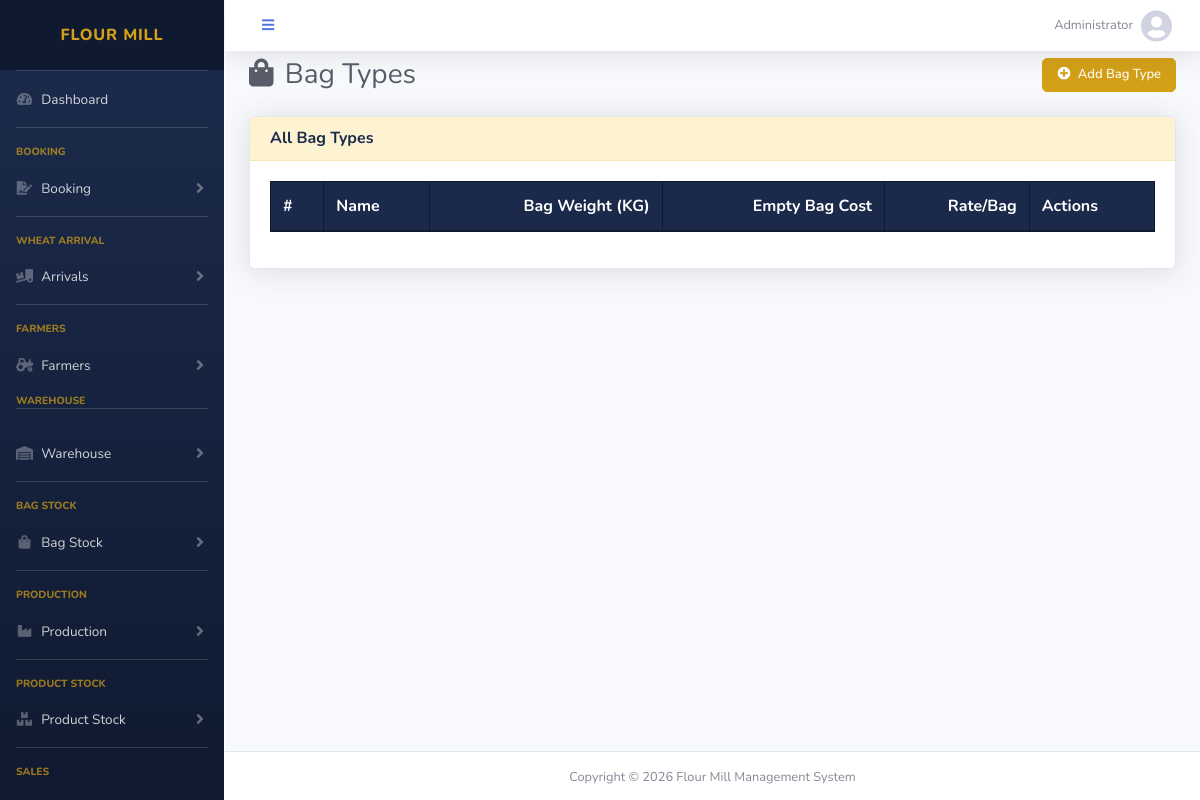
/modules/masters/bags.php (signed in), run on an earlier commit of the app's database.
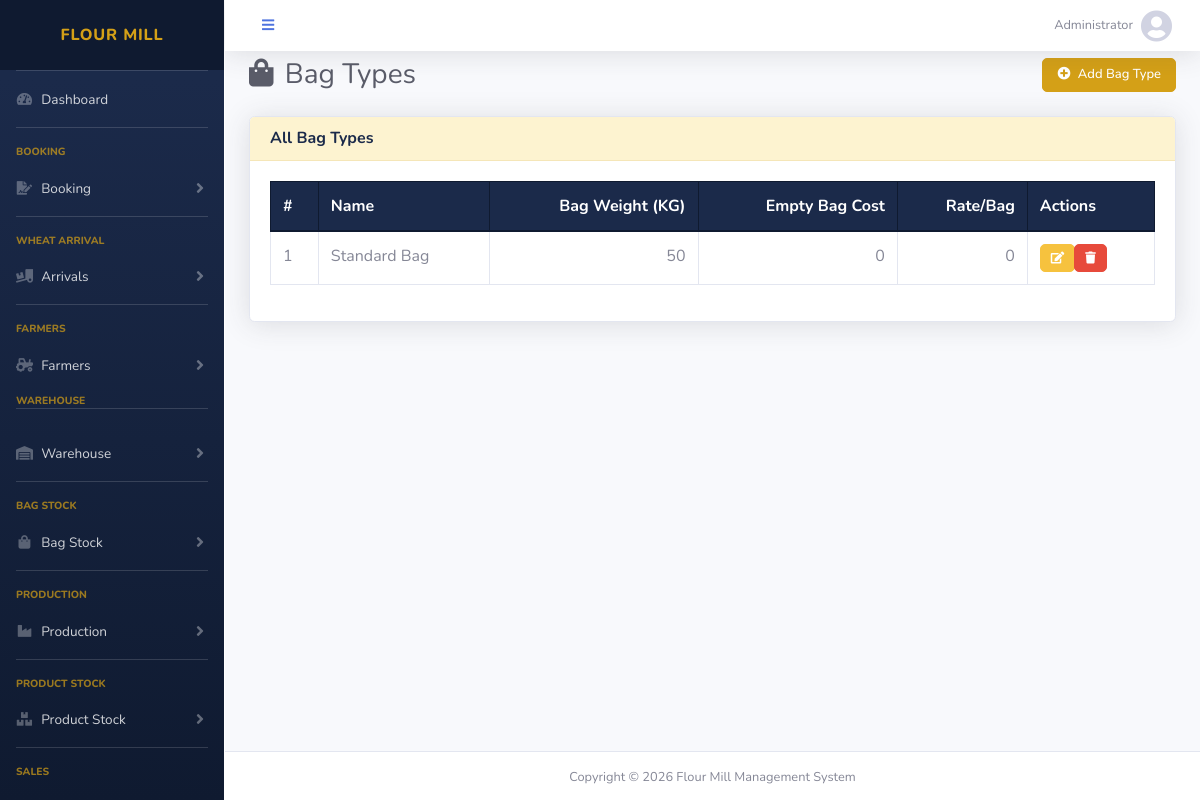
And on a later commit of the database.
### tables this page shows
CREATE TABLE IF NOT EXISTS bag_types (
    id              INT AUTO_INCREMENT PRIMARY KEY,
    name            VARCHAR(100) NOT NULL,
    bag_weight_kg   DECIMAL(10,2) DEFAULT 0,
    empty_bag_cost  DECIMAL(10,2) DEFAULT 0,
    rate_per_bag    DECIMAL(10,2) DEFAULT 0,
    status          ENUM('active','inactive') DEFAULT 'active',
    created_at      TIMESTAMP DEFAULT CURRENT_TIMESTAMP
);

### includes/config.php (called while the page is built)
<?php
$doc_root     = str_replace('\\', '/', $_SERVER['DOCUMENT_ROOT']);
$project_root = str_replace('\\', '/', dirname(__DIR__));
$base_url     = rtrim(str_replace($doc_root, '', $project_root), '/') . '/';
$asset_path   = $base_url . 'assets/sb-admin2/';

### includes/functions.php (called while the page is built, shortened)
<?php
function money($amount) {
    return number_format($amount, 0);
}
function qty($qty) {
    return number_format($qty, 0);
}

### modules/masters/bags.php (the view, shortened to what this page needs)
<?php
require_once '../../includes/config.php';
$active_page = 'bags';
require_once '../../includes/db.php';
require_once '../../includes/functions.php';
include '../../includes/header.php';
$result = $conn->query("SELECT * FROM bag_types ORDER BY name");
?>
<div class="d-sm-flex align-items-center justify-content-between mb-4">
    <h1 class="h3 mb-0 text-gray-800"><i class="fas fa-shopping-bag mr-1"></i> Bag Types</h1>
    <button class="btn btn-primary btn-sm" data-toggle="modal" data-target="#addModal"><i class="fas fa-plus-circle mr-1"></i> Add Bag Type</button>
</div>
<div class="card shadow mb-4">
    <div class="card-header"><h6 class="font-weight-bold m-0">All Bag Types</h6></div>
    <div class="card-body">
        <div class="table-responsive">
            <table class="table table-bordered datatable" width="100%">
                <thead class="thead-dark">
                    <tr>
                        <th>#</th>
                        <th>Name</th>
                        <th class="text-right">Bag Weight (KG)</th>
                        <th class="text-right">Empty Bag Cost</th>
                        <th class="text-right">Rate/Bag</th>
                        <th>Actions</th>
                    </tr>
                </thead>
                <tbody>
                    <?php $i=1; while ($row = $result->fetch_assoc()): ?>
                    <tr>
                        <td><?= $i++ ?></td>
                        <td><?= htmlspecialchars($row['name']) ?></td>
                        <td class="text-right"><?= qty($row['bag_weight_kg']) ?></td>
                        <td class="text-right"><?= money($row['empty_bag_cost']) ?></td>
                        <td class="text-right"><?= money($row['rate_per_bag']) ?></td>
                        <td class="text-nowrap">
                            <div class="btn-group btn-group-sm">
                                <a href="bags.php?edit=<?= $row['id'] ?>" class="btn btn-warning btn-action" title="Edit"><i class="fas fa-edit"></i></a>
                                <a href="bag_delete.php?id=<?= $row['id'] ?>" class="btn btn-danger btn-action" title="Delete" onclick="return confirm('Delete this bag type?')"><i class="fas fa-trash"></i></a>
                            </div>
                        </td>
                    </tr>
                    <?php endwhile; ?>
                </tbody>
            </table>
        </div>
    </div>
</div>
<?php include '../../includes/footer.php'; ?>

### includes/header.php (shortened to what this page needs)
<?php
require_once __DIR__ . '/config.php';
require_once __DIR__ . '/functions.php';
$bookings_active     = in_array($active_page ?? '', ['booking_add','booking_list']);
$production_active   = in_array($active_page ?? '', ['production_add','production_list','production_report','issuance']);
$sales_active        = in_array($active_page ?? '', ['sale_add','sale_list']);
$masters_active      = in_array($active_page ?? '', ['warehouses','warehouse_view','warehouse_stock']);
$arrivals_active     = in_array($active_page ?? '', ['arrival_add','arrival_list','arrival_stock']);
$farmers_active      = in_array($active_page ?? '', ['farmer_list','farmer_ledger','farmer_payment']);
$stock_active        = in_array($active_page ?? '', ['product_stock','stock_ledger','stock_adjustment']);
$bags_active         = in_array($active_page ?? '', ['bag_in','bag_out','bag_adjust','bag_ledger']);
?>
<!DOCTYPE html>
<html lang="en">
<head>
    <link href="<?= $asset_path ?>vendor/fontawesome-free/css/all.min.css" rel="stylesheet">
    <link href="<?= $asset_path ?>css/sb-admin-2.min.css" rel="stylesheet">
    <link href="<?= $asset_path ?>vendor/datatables/dataTables.bootstrap4.min.css" rel="stylesheet">
</head>
<body id="page-top">
    <div id="wrapper">
        <ul class="navbar-nav bg-gradient-primary sidebar sidebar-dark accordion" id="accordionSidebar">
            <a class="sidebar-brand d-flex align-items-center justify-content-center" href="<?= $base_url ?>dashboard.php">
                <div class="sidebar-brand-text mx-3">Flour Mill</div>
            </a>
            <hr class="sidebar-divider my-0">
            <li class="nav-item <?= ($active_page ?? '') === 'dashboard' ? 'active' : '' ?>">
                <a class="nav-link" href="<?= $base_url ?>dashboard.php">
                    <i class="fas fa-fw fa-tachometer-alt"></i>
                    <span>Dashboard</span>
                </a>
            </li>
            <hr class="sidebar-divider">
            <div class="sidebar-heading">Booking</div>
            <li class="nav-item <?= $bookings_active ? 'active' : '' ?>">
                <a class="nav-link <?= $bookings_active ? '' : 'collapsed' ?>" href="#" data-toggle="collapse" data-target="#collapseBookings" aria-expanded="<?= $bookings_active ? 'true' : 'false' ?>">
                    <i class="fas fa-fw fa-file-signature"></i>
                    <span>Booking</span>
                </a>
            </li>
            <hr class="sidebar-divider">
            <div class="sidebar-heading">Wheat Arrival</div>
            <li class="nav-item <?= $arrivals_active ? 'active' : '' ?>">
                <a class="nav-link <?= $arrivals_active ? '' : 'collapsed' ?>" href="#" data-toggle="collapse" data-target="#collapseArrivals" aria-expanded="<?= $arrivals_active ? 'true' : 'false' ?>">
                    <i class="fas fa-fw fa-truck-loading"></i>
                    <span>Arrivals</span>
                </a>
            </li>
            <hr class="sidebar-divider">
            <div class="sidebar-heading">Farmers</div>
            <li class="nav-item <?= $farmers_active ? 'active' : '' ?>">
                <a class="nav-link <?= $farmers_active ? '' : 'collapsed' ?>" href="#" data-toggle="collapse" data-target="#collapseFarmers" aria-expanded="<?= $farmers_active ? 'true' : 'false' ?>">
                    <i class="fas fa-fw fa-tractor"></i>
                    <span>Farmers</span>
                </a>
            </li>
            <div class="sidebar-heading">Warehouse</div>
            <hr class="sidebar-divider">
            <li class="nav-item <?= $masters_active ? 'active' : '' ?>">
                <a class="nav-link <?= $masters_active ? '' : 'collapsed' ?>" href="#" data-toggle="collapse" data-target="#collapseWarehouse" aria-expanded="<?= $masters_active ? 'true' : 'false' ?>">
                    <i class="fas fa-fw fa-warehouse"></i>
                    <span>Warehouse</span>
                </a>
            </li>
            <hr class="sidebar-divider">
            <div class="sidebar-heading">Bag Stock</div>
            <li class="nav-item <?= $bags_active ? 'active' : '' ?>">
                <a class="nav-link <?= $bags_active ? '' : 'collapsed' ?>" href="#" data-toggle="collapse" data-target="#collapseBags" aria-expanded="<?= $bags_active ? 'true' : 'false' ?>">
                    <i class="fas fa-fw fa-shopping-bag"></i>
                    <span>Bag Stock</span>
                </a>
            </li>
            <hr class="sidebar-divider">
            <div class="sidebar-heading">Production</div>
            <li class="nav-item <?= $production_active ? 'active' : '' ?>">
                <a class="nav-link <?= $production_active ? '' : 'collapsed' ?>" href="#" data-toggle="collapse" data-target="#collapseProduction" aria-expanded="<?= $production_active ? 'true' : 'false' ?>">
                    <i class="fas fa-fw fa-industry"></i>
                    <span>Production</span>
                </a>
            </li>
            <hr class="sidebar-divider">
            <div class="sidebar-heading">Product Stock</div>
            <li class="nav-item <?= $stock_active ? 'active' : '' ?>">
                <a class="nav-link <?= $stock_active ? '' : 'collapsed' ?>" href="#" data-toggle="collapse" data-target="#collapseProducts" aria-expanded="<?= $stock_active ? 'true' : 'false' ?>">
                    <i class="fas fa-fw fa-boxes"></i>
                    <span>Product Stock</span>
                </a>
            </li>
            <hr class="sidebar-divider">
            <div class="sidebar-heading">Sales</div>
            <li class="nav-item <?= $sales_active ? 'active' : '' ?>">
                <a class="nav-link <?= $sales_active ? '' : 'collapsed' ?>" href="#" data-toggle="collapse" data-target="#collapseSales" aria-expanded="<?= $sales_active ? 'true' : 'false' ?>">
                </a>
            </li>
        </ul>
        <nav class="navbar navbar-expand navbar-light bg-white topbar fixed-topbar mb-0 static-top shadow">
            <button id="sidebarToggleTop" class="btn btn-link rounded-circle mr-3">
                <i class="fa fa-bars"></i>
            </button>
            <ul class="navbar-nav ml-auto">
                <li class="nav-item dropdown no-arrow">
                    <a class="nav-link dropdown-toggle" href="#" id="userDropdown" role="button" data-toggle="dropdown">
                        <span class="mr-2 d-none d-lg-inline text-gray-600 small"><?= htmlspecialchars($_SESSION['full_name'] ?? $_SESSION['email'] ?? 'User') ?></span>
                        <i class="fas fa-user-circle fa-2x text-gray-400"></i>
                    </a>
                </li>
            </ul>
        </nav>
        <div id="content-wrapper" class="d-flex flex-column">
            <div id="content">
                <div class="container-fluid">

### includes/footer.php (shortened to what this page needs)
<?php require_once __DIR__ . '/config.php'; ?>
                </div>
            </div>
        <footer style="background:#fff; border-top:1px solid #e3e6f0; padding:12px 0; text-align:center;">
            <span class="text-muted small">Copyright &copy; <?= date('Y') ?> Flour Mill Management System</span>
        </footer>
        </div>
</body>
</html>

### includes/header.php (style rules this page uses)
:root { --navy: #1B2A4A; --navy-dark: #0F1A30; --gold: #D4A017; --gold-dark: #B8860B; --gold-light: #FDF3D0; }
.fixed-topbar, .topbar { position: fixed; top: 0; right: 0; left: 225px; z-index: 1030; transition: left 0.2s ease; height: auto !important; min-height: 0 !important; padding: 0.35rem 1rem !important; }
.topbar .nav-item .nav-link { height: auto !important; padding: 0.25rem 0.75rem !important; }
#content-wrapper { padding-top: 58px; padding-bottom: 0px; margin-left: 225px; min-height: 100vh; transition: margin-left 0.2s ease; }
.sidebar { position: fixed !important; top: 0 !important; left: 0 !important; bottom: 0 !important; z-index: 1040 !important; overflow-y: auto !important; overflow-x: hidden !important; transition: left 0.2s ease !important; }
.bg-gradient-primary { background: linear-gradient(180deg, var(--navy) 10%, var(--navy-dark) 100%) !important; }
.sidebar-brand { background-color: var(--navy-dark) !important; }
.btn-primary { background-color: var(--gold) !important; border-color: var(--gold) !important; color: #fff !important; }
a { color: var(--gold-dark); }
.card-header { background-color: var(--gold-light) !important; border-bottom: 1px solid #F5E6B8 !important; }
.card-header .font-weight-bold { color: var(--navy) !important; }
.table .thead-dark th { background-color: var(--navy) !important; border-color: var(--navy-dark) !important; }
.bg-gradient-primary .sidebar-brand-text, .bg-gradient-primary .sidebar-brand-icon i { color: var(--gold) !important; }
.sidebar .sidebar-heading { color: rgba(212, 160, 23, 0.7) !important; }
.sidebar-dark .nav-item .nav-link[data-toggle="collapse"]::after { color: rgba(255,255,255,0.35) !important; }
.btn { padding: 8px 20px !important; font-size: 14px !important; border-radius: 5px !important; font-weight: 500 !important; }
.btn-sm { padding: 6px 14px !important; font-size: 13px !important; }

### modules/masters/bags.php (style rules this page uses)
.btn-action { padding: 4px 10px !important; font-size: 12px !important; }

What changed in the data, as far as the page shows it:
added bag_types: name "Standard Bag", bag_weight_kg "50", empty_bag_cost "0", rate_per_bag "0"
